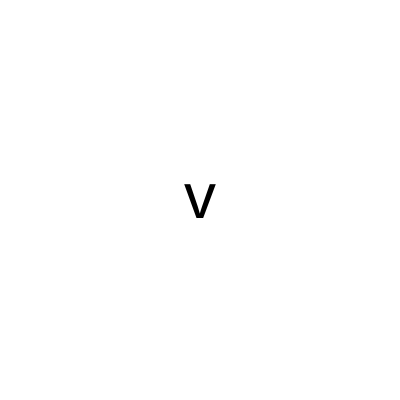
Frame 1 (no input)
Frame 60 (no input): identical to frame 1, image omitted
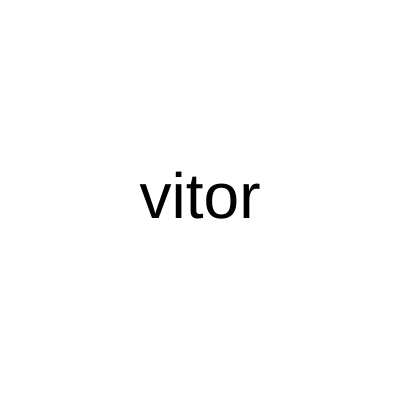
Frame 120 (the mouse pressed at the canvas centre since frame 60)

The p5.js sketch that drew these frames (run headless with seeded random() and noise() and a simulated clock; from frame 60 on, the mouse is pressed at the canvas centre):

// p5.js sketch
// ── sketch.js
let palavra;
function setup() {
  createCanvas(400, 400);
  
  palavra = palavraAleatoria();
  
}

function palavraAleatoria(){
  
  let palavras = ["vitor", "vitão", "vitorsilva"];
  return  random(palavras);
}

function inicializaCores() {
  background("white");
  fill("black");
  textSize(64);
  textAlign(CENTER, CENTER)
}

function palavraParcial(minimo, maximo) {
  let quantidade = map(mouseX, minimo, maximo, 1, palavra.length);
  let parcial = palavra.substring(0, quantidade);
  return parcial;
}

function draw() {
  inicializaCores();
  
  let texto = palavraParcial(0,width);
   text(texto ,200,200);
}
